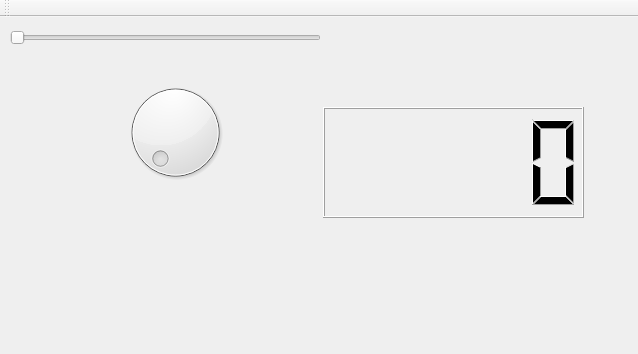
<?xml version="1.0" encoding="UTF-8"?>
<ui version="4.0">
 <class>MainWindow</class>
 <widget class="QMainWindow" name="MainWindow">
  <property name="geometry">
   <rect>
    <x>0</x>
    <y>0</y>
    <width>638</width>
    <height>354</height>
   </rect>
  </property>
  <property name="windowTitle">
   <string>MainWindow</string>
  </property>
  <widget class="QWidget" name="centralWidget">
   <widget class="QDial" name="dial">
    <property name="geometry">
     <rect>
      <x>60</x>
      <y>60</y>
      <width>231</width>
      <height>111</height>
     </rect>
    </property>
   </widget>
   <widget class="QSlider" name="horizontalSlider">
    <property name="geometry">
     <rect>
      <x>10</x>
      <y>0</y>
      <width>311</width>
      <height>41</height>
     </rect>
    </property>
    <property name="orientation">
     <enum>Qt::Horizontal</enum>
    </property>
   </widget>
   <widget class="QLCDNumber" name="lcdNumber">
    <property name="geometry">
     <rect>
      <x>323</x>
      <y>90</y>
      <width>261</width>
      <height>111</height>
     </rect>
    </property>
   </widget>
  </widget>
  <widget class="QMenuBar" name="menuBar">
   <property name="geometry">
    <rect>
     <x>0</x>
     <y>0</y>
     <width>638</width>
     <height>23</height>
    </rect>
   </property>
  </widget>
  <widget class="QToolBar" name="mainToolBar">
   <attribute name="toolBarArea">
    <enum>TopToolBarArea</enum>
   </attribute>
   <attribute name="toolBarBreak">
    <bool>false</bool>
   </attribute>
  </widget>
 </widget>
 <layoutdefault spacing="6" margin="11"/>
 <resources/>
 <connections>
  <connection>
   <sender>horizontalSlider</sender>
   <signal>valueChanged(int)</signal>
   <receiver>dial</receiver>
   <slot>setValue(int)</slot>
   <hints>
    <hint type="sourcelabel">
     <x>220</x>
     <y>75</y>
    </hint>
    <hint type="destinationlabel">
     <x>259</x>
     <y>195</y>
    </hint>
   </hints>
  </connection>
  <connection>
   <sender>dial</sender>
   <signal>valueChanged(int)</signal>
   <receiver>horizontalSlider</receiver>
   <slot>setValue(int)</slot>
   <hints>
    <hint type="sourcelabel">
     <x>211</x>
     <y>187</y>
    </hint>
    <hint type="destinationlabel">
     <x>183</x>
     <y>75</y>
    </hint>
   </hints>
  </connection>
 </connections>
</ui>
